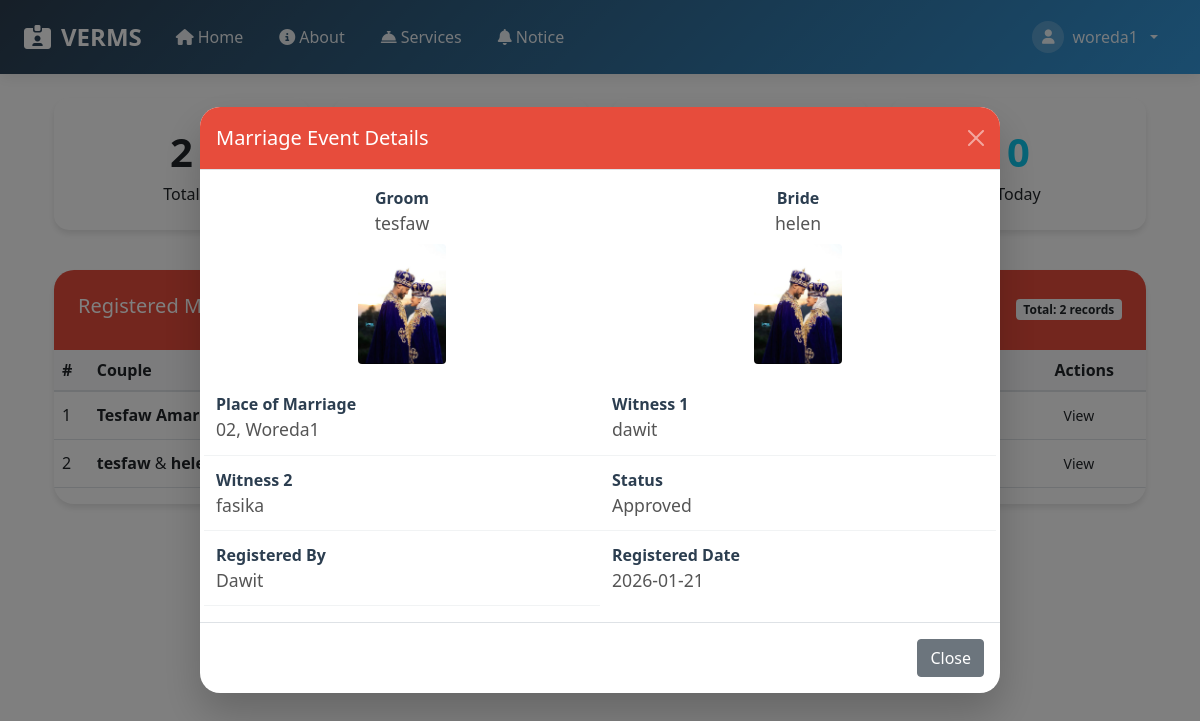
/woreda_officer/marriage.php?view_id=1 (signed in), run on the app's committed database.
### tables this page shows
CREATE TABLE `marriage_events` (
  `id` int(11) NOT NULL,
  `user_id` int(11) DEFAULT NULL,
  `form_number` varchar(50) DEFAULT NULL,
  `registration_uid` varchar(50) DEFAULT NULL,
  `husband_name` varchar(100) DEFAULT NULL,
  `wife_name` varchar(100) DEFAULT NULL,
  `marriage_date` date DEFAULT NULL,
  `witness_1` varchar(100) DEFAULT NULL,
  `witness_2` varchar(100) DEFAULT NULL,
  `registered_date` date DEFAULT NULL,
  `issue_date` date DEFAULT NULL,
  `husband_photo` varchar(255) DEFAULT NULL,
  `wife_photo` varchar(255) DEFAULT NULL,
  `notes` text DEFAULT NULL,
  `status` enum('Pending','Paid','Approved','Rejected') DEFAULT 'Pending',
  `created_at` timestamp NOT NULL DEFAULT current_timestamp(),
  `place_of_marriage` varchar(100) DEFAULT NULL
);

CREATE TABLE `kebeles` (
  `id` int(11) NOT NULL,
  `zone_id` int(11) NOT NULL,
  `woreda_id` int(11) NOT NULL,
  `kebele_name` varchar(100) NOT NULL,
  `phone` varchar(20) NOT NULL,
  `kebele_officer_id` int(11) NOT NULL,
  `created_at` timestamp NOT NULL DEFAULT current_timestamp()
);

CREATE TABLE `woredas` (
  `id` int(11) NOT NULL,
  `zone_id` int(11) NOT NULL,
  `woreda_name` varchar(100) NOT NULL,
  `phone` varchar(20) NOT NULL,
  `woreda_officer_id` int(11) NOT NULL,
  `created_at` timestamp NOT NULL DEFAULT current_timestamp()
);

CREATE TABLE `users` (
  `id` int(11) NOT NULL,
  `fullname` varchar(100) NOT NULL,
  `username` varchar(50) NOT NULL,
  `email` varchar(100) NOT NULL,
  `phone` varchar(30) NOT NULL,
  `kebele` varchar(100) NOT NULL,
  `woreda` varchar(100) NOT NULL,
  `zone` varchar(100) NOT NULL,
  `password` varchar(255) NOT NULL,
  `role` enum('kebele','woreda','zone','admin','citizen','statistician') NOT NULL,
  `status` enum('active','inactive') DEFAULT 'active',
  `active` tinyint(1) DEFAULT 1,
  `created_at` timestamp NOT NULL DEFAULT current_timestamp(),
  `security_answer` varchar(255) DEFAULT NULL,
  `security_question` varchar(255) DEFAULT NULL
);

### woreda_officer/marriage.php (the view, shortened to what this page needs)
<?php
require_once '../includes/db_connection.php';
$user_id = intval($_SESSION['user_id']);
$woreda_row = $conn->query(
    "SELECT id, woreda_name FROM woredas WHERE woreda_officer_id = $user_id"
)->fetch_assoc();
$woreda_id = $woreda_row ? $woreda_row['id'] : 0;
$marriage_events = $conn->query("
    SELECT m.*, u.fullname AS registered_by, k.kebele_name AS kebele_name
    FROM marriage_events m
    JOIN users u ON m.user_id = u.id
    JOIN kebeles k ON m.place_of_marriage = k.id
    WHERE k.woreda_id = $woreda_id
    ORDER BY m.created_at DESC
");
$view_id = intval($_GET['view_id'] ?? 0);
$detail = null;
if ($view_id) {
    $detail_stmt = $conn->prepare("
        SELECT m.*, u.fullname AS registered_by, k.kebele_name AS kebele_name, w.woreda_name AS woreda_name
        FROM marriage_events m
        JOIN users u ON m.user_id = u.id
        JOIN kebeles k ON m.place_of_marriage = k.id
        JOIN woredas w ON k.woreda_id = w.id
        WHERE m.id = ? LIMIT 1
    ");
    $detail_stmt->bind_param('i', $view_id);
    $detail_stmt->execute();
    $detail_result = $detail_stmt->get_result();
    $detail = $detail_result->fetch_assoc();
}
$total_marriages = $marriage_events->num_rows;
$approved_marriages = $conn->query("SELECT COUNT(*) as count FROM marriage_events m JOIN kebeles k ON m.place_of_marriage = k.id WHERE k.woreda_id = $woreda_id AND m.status = 'Approved'")->fetch_assoc()['count'];
$pending_marriages = $conn->query("SELECT COUNT(*) as count FROM marriage_events m JOIN kebeles k ON m.place_of_marriage = k.id WHERE k.woreda_id = $woreda_id AND m.status = 'Pending'")->fetch_assoc()['count'];
$today_marriages = $conn->query("SELECT COUNT(*) as count FROM marriage_events m JOIN kebeles k ON m.place_of_marriage = k.id WHERE k.woreda_id = $woreda_id AND DATE(m.created_at) = CURDATE()")->fetch_assoc()['count'];
?>
<!DOCTYPE html>
<html lang="en">
<head>
    <link rel="stylesheet" href="https://cdn.jsdelivr.net/npm/bootstrap@5.3.0/dist/css/bootstrap.min.css">
    <link rel="stylesheet" href="https://cdnjs.cloudflare.com/ajax/libs/font-awesome/6.4.0/css/all.min.css">
</head>
<body>
<?php include '../includes/header.php'; ?>
<div class="container mt-4">
    <div class="row mb-4">
        <div class="col-md-3 mb-3"><div class="stat-card text-center"><div class="stat-number"><?= $total_marriages ?></div><div>Total</div></div></div>
        <div class="col-md-3 mb-3"><div class="stat-card text-center"><div class="stat-number text-success"><?= $approved_marriages ?></div><div>Approved</div></div></div>
        <div class="col-md-3 mb-3"><div class="stat-card text-center"><div class="stat-number text-warning"><?= $pending_marriages ?></div><div>Pending</div></div></div>
        <div class="col-md-3 mb-3"><div class="stat-card text-center"><div class="stat-number text-info"><?= $today_marriages ?></div><div>Today</div></div></div>
    </div>
    <div class="main-card">
        <div class="card-header-custom d-flex justify-content-between align-items-center">
            <h5>Registered Marriage Events</h5>
            <span class="badge bg-light text-dark">Total: <?= $total_marriages ?> records</span>
        </div>
        <div class="card-body p-0">
            <?php if ($marriage_events && $marriage_events->num_rows > 0): ?>
                <div class="table-responsive">
                    <table class="table table-custom table-hover align-middle">
                        <thead>
                            <tr>
                                <th>#</th>
                                <th>Couple</th>
                                <th>Marriage Date</th>
                                <th>Location</th>
                                <th>Status</th>
                                <th>Registered By</th>
                                <th>Actions</th>
                            </tr>
                        </thead>
                        <tbody>
                            <?php $i=1; while($row=$marriage_events->fetch_assoc()): ?>
                                <tr>
                                    <td><?= $i++ ?></td>
                                    <td>
                                        <strong><?= htmlspecialchars($row['husband_name']) ?></strong> & <strong><?= htmlspecialchars($row['wife_name']) ?></strong>
                                    </td>
                                    <td><?= htmlspecialchars($row['marriage_date']) ?></td>
                                    <td><?= htmlspecialchars($row['kebele_name']) ?></td>
                                    <td><span class="badge-status bg-<?= $row['status']=='Approved'?'success':($row['status']=='Paid'?'primary':'warning') ?>"><?= htmlspecialchars($row['status']) ?></span></td>
                                    <td><?= htmlspecialchars($row['registered_by']) ?></td>
                                    <td><a href="?view_id=<?= $row['id'] ?>" class="btn btn-view btn-sm">View</a></td>
                                </tr>
                            <?php endwhile; ?>
                        </tbody>
                    </table>
                </div>
            <?php endif; ?>
        </div>
    </div>
</div>
<?php if ($detail): ?>
<div class="modal fade show d-block" id="detailModal" style="background: rgba(0,0,0,0.5);">
    <div class="modal-dialog modal-lg modal-dialog-centered modal-custom">
        <div class="modal-content">
            <div class="modal-header">
                <h5 class="modal-title">Marriage Event Details</h5>
                <button type="button" class="btn-close btn-close-white" onclick="closeModal()"></button>
            </div>
            <div class="modal-body">
                <div class="row mb-3">
                    <div class="col-md-6 text-center">
                        <div class="detail-label">Groom</div>
                        <div class="detail-value"><?= htmlspecialchars($detail['husband_name']) ?></div>
                        <?php if ($detail['husband_photo']): ?>
                            <img src="../<?= htmlspecialchars($detail['husband_photo']) ?>" class="img-fluid rounded mt-2" style="max-height:120px;">
                        <?php else: ?>
                            <div class="photo-placeholder mx-auto mt-2"><i class="fas fa-user"></i></div>
                        <?php endif; ?>
                    </div>
                    <div class="col-md-6 text-center">
                        <div class="detail-label">Bride</div>
                        <div class="detail-value"><?= htmlspecialchars($detail['wife_name']) ?></div>
                        <?php if ($detail['wife_photo']): ?>
                            <img src="../<?= htmlspecialchars($detail['wife_photo']) ?>" class="img-fluid rounded mt-2" style="max-height:120px;">
                        <?php else: ?>
                            <div class="photo-placeholder mx-auto mt-2"><i class="fas fa-user"></i></div>
                        <?php endif; ?>
                    </div>
                </div>
                <div class="row">
                    <div class="col-md-6 detail-item">
                        <div class="detail-label">Place of Marriage</div>
                        <div class="detail-value"><?= htmlspecialchars($detail['kebele_name']) ?>, <?= htmlspecialchars($detail['woreda_name']) ?></div>
                    </div>
                    <div class="col-md-6 detail-item">
                        <div class="detail-label">Witness 1</div>
                        <div class="detail-value"><?= htmlspecialchars($detail['witness_1']) ?></div>
                    </div>
                    <div class="col-md-6 detail-item">
                        <div class="detail-label">Witness 2</div>
                        <div class="detail-value"><?= htmlspecialchars($detail['witness_2']) ?></div>
                    </div>
                    <div class="col-md-6 detail-item">
                        <div class="detail-label">Status</div>
                        <div class="detail-value"><?= htmlspecialchars($detail['status']) ?></div>
                    </div>
                    <div class="col-md-6 detail-item">
                        <div class="detail-label">Registered By</div>
                        <div class="detail-value"><?= htmlspecialchars($detail['registered_by']) ?></div>
                    </div>
                    <div class="col-md-6 detail-item">
                        <div class="detail-label">Registered Date</div>
                        <div class="detail-value"><?= htmlspecialchars($detail['registered_date']) ?></div>
                    </div>
                </div>
            </div>
            <div class="modal-footer">
                <button class="btn btn-secondary btn-custom" onclick="closeModal()">Close</button>
            </div>
        </div>
    </div>
</div>
<?php endif; ?>
</body>
</html>

### woreda_officer/marriage.php (style rules this page uses)
body { background: #f5f7fa; font-family: 'Segoe UI', sans-serif; }
.stat-card { border-radius: 15px; padding: 1.5rem; background:white; box-shadow:0 4px 6px rgba(0,0,0,0.1); transition:0.3s; }
.stat-number { font-size:2.5rem; font-weight:700; }
.main-card { background:white; border-radius:20px; box-shadow:0 4px 6px rgba(0,0,0,0.1); overflow:hidden; }
.card-header-custom { background:#e74c3c; color:white; padding:1.5rem; border-bottom:none; }
.table-custom { margin-bottom:0; }
.table-custom thead th { background:#f8f9fa; border-bottom:2px solid #dee2e6; }
.badge-status { padding:0.5rem 1rem; border-radius:20px; font-weight:600; font-size:0.8rem; }
.btn-custom { border-radius:10px; padding:0.5rem 1.5rem; border:none; font-weight:600; }
.btn-view { background:#3498db; color:white; }
.modal-custom .modal-content { border:none; border-radius:20px; box-shadow:0 20px 40px rgba(0,0,0,0.2); }
.modal-custom .modal-header { background:#e74c3c; color:white; border-radius:20px 20px 0 0; }
.detail-item { padding:0.75rem 0; border-bottom:1px solid #f1f3f4; }
.detail-item:last-child { border-bottom:none; }
.detail-label { font-weight:600; color:#2c3e50; }
.detail-value { color:#555; font-size:1.1rem; }

### includes/header.php (style rules this page uses)
:root { --primary-color: #2c3e50; --secondary-color: #3498db; --accent-color: #e74c3c; --success-color: #27ae60; --warning-color: #f39c12; --light-color: #ecf0f1; --dark-color: #2c3e50; --gradient-primary: linear-gradient(135deg, #2c3e50 0%, #3498db 100%); --gradient-secondary: linear-gradient(135deg, #3498db 0%, #2c3e50 100%); --shadow: 0 4px 6px rgba(0, 0, 0, 0.1); --transition: all 0.3s ease; }

### data on the page
marriage_events: husband_name "Tesfaw Amare"
marriage_events: husband_name "tesfaw", wife_name "helen", husband_photo (picture), wife_photo (picture), kebeles.kebele_name "02", woredas.woreda_name "Woreda1", witness_1 "dawit", witness_2 "fasika", status "Approved", user.fullname "Dawit", registered_date "2026-01-21"

### other printed values
$_SESSION['username'] "woreda1"
$total_marriages "2"
$today_marriages "0"
